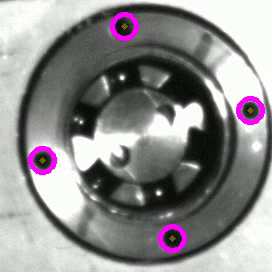
#> input picture frame 18 of video.avi, 272 x 272 px, given in place of video1.avi, which was not available
$ python main.py
#> lines starting #> are read from the running program, lines starting #| are printed output that depends on the picture; pictures that were not available may be replaced by others from this repository, and a replacement may not be noted
import sys
import cv2 as cv
import numpy as np
from matplotlib.pyplot import pause
from time import time


cap = cv.VideoCapture("D:\\diplom\\python scripts\\video1.avi")

# по нескольким первым кадрам необходимо определить большую окружность и искать маленькие только в этой области
# обрезать квадрат величиной радиуса
center_radius = []
radiuses = []
start = time()
for i in range(5):
    res, src = cap.read()
    gray = cv.cvtColor(src, cv.COLOR_BGR2GRAY)
    rows = gray.shape[0]
    circles = cv.HoughCircles(gray, cv.HOUGH_GRADIENT, 1, rows / 16,
                           param1=10, param2=50,
                           minRadius=120, maxRadius=150)
    if circles is not None:
        circles = np.uint16(np.around(circles))
        for i in circles[0, :]:
            center_radius.append([i[0], i[1], i[2]])
#> this loop made 5 passes
#> circles on passes 1 to 5: [[136, 136, 136], [154, 136, 136]], [[144, 130, 127], [144, 148, 126]], [[142, 128, 124], [142, 146, 134]], [[146, 136, 128]], [[144, 130, 127]]
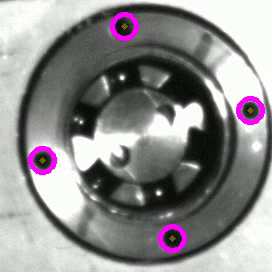
#> input picture frame 18 of video.avi, 272 x 272 px, given in place of video1.avi, which was not available
#> pass 1, `gray = cv.cvtColor(src, cv.COLOR_BGR2GRAY)`:
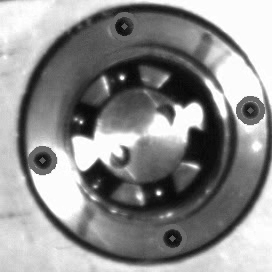
#> gray: shape (272, 272); min 7, max 255, mean 141.1
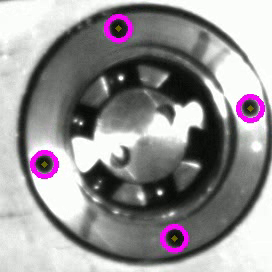
#> input picture frame 19 of video.avi, 272 x 272 px, given in place of video1.avi, which was not available
#> after the loop:
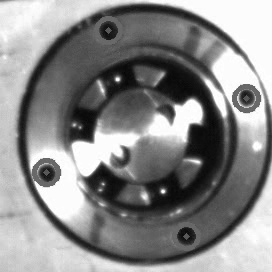
#> gray: shape (272, 272); min 4, max 255, mean 137.5
#> after the loop:
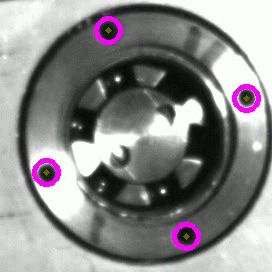
#> src: shape (272, 272, 3); mean B, G, R 138.4, 136.5, 139.4
#> after the loop, center_radius = [[136, 136, 136], [154, 136, 136], [144, 130, 127], [144, 148, 126], [142, 128, 124], [142, 146, 134], [146, 136, 128], [144, 130, 127]]

center_radius.sort() #мб надо какую-то сортировку поумнее

cap = cv.VideoCapture("D:\\diplom\\python scripts\\video1.avi")


half_side = center_radius[2][2]
#> half_side = 134
center_x = center_radius[2][0]
#> center_x = 142
center_y = center_radius[2][1]
#> center_y = 146
fourcc = cv.VideoWriter_fourcc(*'mp4v')
video = cv.VideoWriter('video.avi', fourcc, 30, (272, 272))
# height = img.size[1]
# img3 = img.crop( (0,0,width,height-20) )
finish = time()
print(str((finish-start)))


start = time()
while True:
    res, src = cap.read()
#> src is the input picture: shape (272, 272, 3); mean B, G, R 142, 140, 143
    if res == False:
        break
    src_cropped = src[center_y-half_side:center_y+half_side,center_x-half_side:center_x+half_side]
    src = src_cropped.copy()
    src_cropped[75:200,75:200] = (255,255,255)
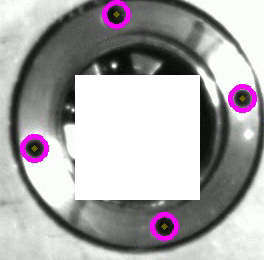
#> src_cropped: shape (260, 264, 3); mean B, G, R 171.4, 168.4, 172.2
    gray = cv.cvtColor(src_cropped, cv.COLOR_BGR2GRAY)
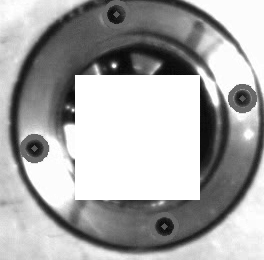
#> gray: shape (260, 264); min 7, max 255, mean 169.8
    rows = gray.shape[0]
#> rows = 260
    # cv.imshow("frame", gray)
    circles = cv.HoughCircles(gray, cv.HOUGH_GRADIENT, 1, rows / 16,
                              param1=100, param2=17,
                              minRadius=8, maxRadius=14)
#> circles = [[115.5, 13.5, 9.1], [239.5, 98.5, 12.2], [163.5, 225.5, 9.1], [34.5, 148.5, 8.4]]
    if circles is not None:
        circles = np.uint16(np.around(circles))
#> circles = [[116, 14, 9], [240, 98, 12], [164, 226, 9], [34, 148, 8]]
        for i in circles[0, :]:
            center = (i[0], i[1])
            # circle center
            cv.circle(src, center, 1, (0, 100, 100), 3)
            # circle outline
            radius = 12
            cv.circle(src, center, radius, (255, 0, 255), 3)
#> this loop made 4 passes
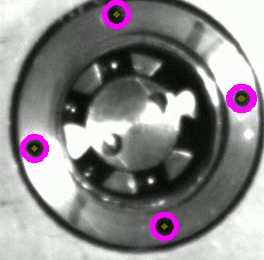
#> src: shape (260, 264, 3); mean B, G, R 137.3, 134, 138.4
    video.write(src)

video.release()
finish = time()
print(str((finish-start)))

$ run again, starting later in the video
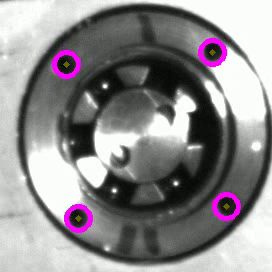
#> input picture frame 148 of video.avi, 272 x 272 px, given in place of video1.avi, which was not available
#> the loop `for i in range(5):` made 5 passes
#> circles on passes 1 to 5: [[146, 136, 128], [152, 120, 146]], [[144, 130, 126], [140, 148, 136]], [[144, 130, 126], [140, 148, 136]], [[144, 130, 126], [142, 148, 135]], [[146, 134, 131], [136, 148, 134]]
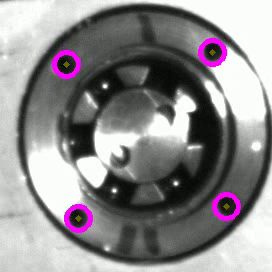
#> input picture frame 148 of video.avi, 272 x 272 px, given in place of video1.avi, which was not available
#> after the loop `for i in range(5):`:
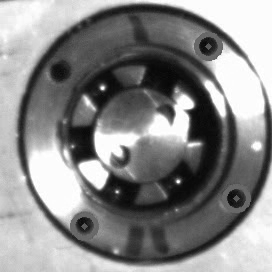
#> gray: shape (272, 272); min 4, max 255, mean 136.2
#> after the loop `for i in range(5):`: center_radius = [[146, 136, 128], [152, 120, 146], [144, 130, 126], [140, 148, 136], [144, 130, 126], [140, 148, 136], [144, 130, 126], [142, 148, 135], [146, 134, 131], [136, 148, 134]]
#> half_side = 136
#> center_x = 140
#> center_y = 148
#> src is the input picture: shape (272, 272, 3); mean B, G, R 140.5, 138.5, 141.5
#> `circles = cv.HoughCircles(gray, cv.HOUGH_GRADIENT, 1, rows / 16, param..`: circles = [[74.5, 205.5, 9.6], [61.5, 52.5, 9.1], [208.5, 38.5, 9.6], [221.5, 193.5, 9.1]]
#> `circles = np.uint16(np.around(circles))`: circles = [[74, 206, 10], [62, 52, 9], [208, 38, 10], [222, 194, 9]]
#> the loop `for i in circles[0, :]:` made 4 passes
#> after the loop `for i in circles[0, :]:`:
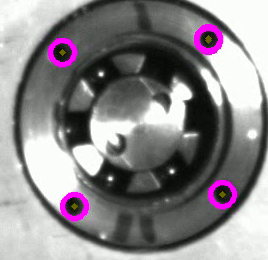
#> src: shape (260, 268, 3); mean B, G, R 136.9, 133.7, 138
